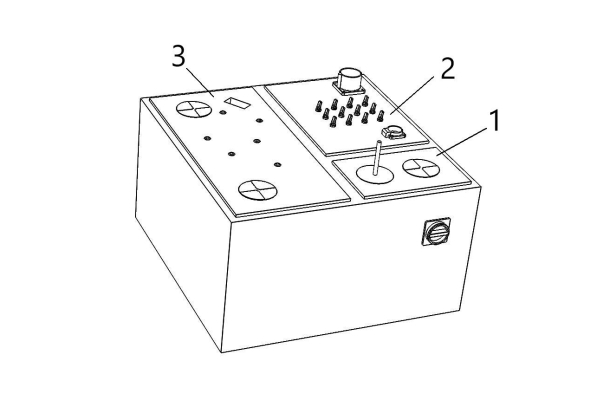
#> input picture 1-box/body/panel-prospective.jpg, 600 x 400 px
$ jupyter execute --allow-errors usefunc.ipynb
#> lines starting #> are read from the running program, lines starting #| are printed output that depends on the picture; after the words box and inside, x2 and y2 are one past the last pixel; in counts of white or black regions, pixels touching at a corner belong together
[cell 1]
import cv2
import numpy as np
#from shapeDetector import ShapeDetector
import imutils
from matplotlib import pyplot as plt

image0=cv2.imread("body/panel-prospective.jpg")
#> image0 is the input picture: shape (400, 600, 3); min 0, max 255, mean 248.9
image = cv2.cvtColor(image0, cv2.COLOR_BGR2GRAY)

color=(36,255,12)
thickness=2

[cell 2]
#FILTERING
if 1:
    image = cv2.GaussianBlur(image, (3, 3), 0)
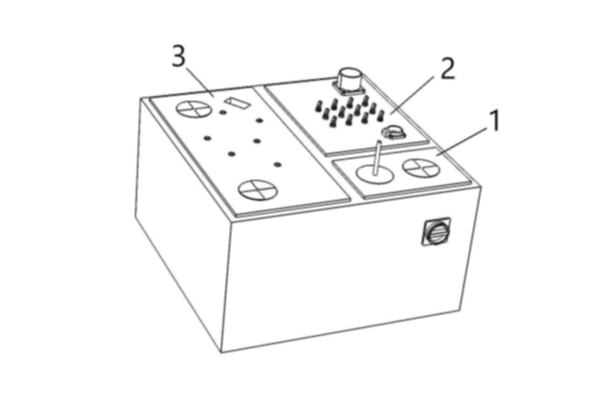
#> image: shape (400, 600); min 17, max 255, mean 248.9

[cell 3]
#BINARIZATION

if 0:
    binariz = cv2.Canny(image, 120, 255, 1)
else:
    _,binariz = cv2.threshold(image,127,255,cv2.THRESH_BINARY)
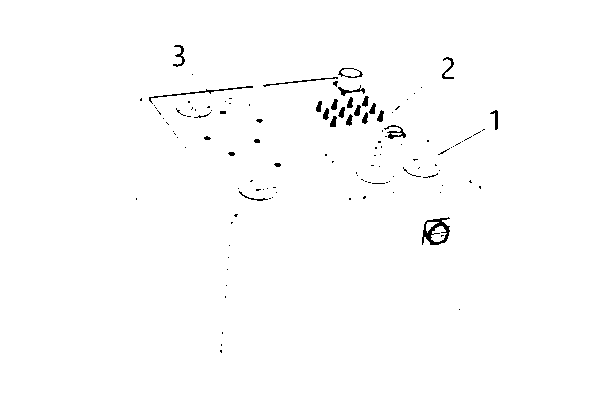
#> binariz: shape (400, 600); 99% white; 122 black regions (94 under 20 px)
    # NOT WORKING

[cell 4]
if 1:
    kernel = np.ones((30,30),np.uint8)
else:
    kernel = cv2.getStructuringElement( cv2.MORPH_RECT, ( 7, 7) )
# OPENING= DILATE+ERODE
# CLOSING= ERODE+DILATE  or was the opposite

if 0:
    image = cv2.erode(image,kernel,iterations = 10)
    image = cv2.dilate(image,kernel,iterations = 10)
else:
    imgrect = cv2.morphologyEx( image, cv2.MORPH_CLOSE, kernel )
#> imgrect: shape (400, 600); every value is 255

[cell 5]
# CONTOURS
cnts = cv2.findContours(binariz, cv2.RETR_EXTERNAL, cv2.CHAIN_APPROX_SIMPLE)
#> cnts = 1 contour; box (x1, y1, x2, y2) and area: (0, 0, 600, 400) 239001
#implement the better funtion to pick cnts wrt py version
#cnts=imutils.xyz(cnts)
cnts = cnts[0] if len(cnts) == 2 else cnts[1]
#> cnts = [[[0, 0], [0, 399], [599, 399], [599, 0]]]

[cell 6]
# CHERRYPICKING

[cell 7]
# DRAWING
if 0:
    for c in cnts:
        x,y,w,h = cv2.boundingRect(c)
        cv2.rectangle(image, (x,y), (x+w,y+h), color, thickness)
        # "WORKING"
else:
    for c in cnts:
        rect = cv2.minAreaRect(c)
        box = cv2.boxPoints(rect)
        box = np.int0(box)
        cv2.drawContours(image,[box],0,color,thickness)
#> this loop made 1 pass
#> (c, rect, box) on pass 1: ([[0, 0], [0, 399], [599, 399], [599, 0]], ((299.5, 199.5), (399, 599), -90), [[599, 399], [0, 399], [0, 0], [599, 0]])
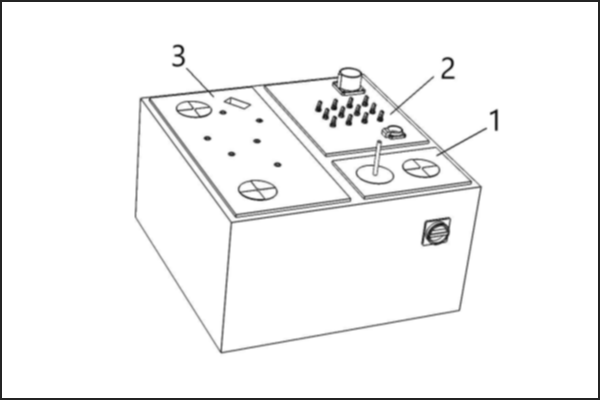
#> image: shape (400, 600); 1.66% of pixels changed, all inside (x1, y1, x2, y2) = (0, 0, 600, 400)
        # STILL I THINK NOT WORKING

plt.imshow(image)
plt.show()

[cell 8]
# taking biggest contour and minarearect
max_contour = max(cnts, key=len)
#> max_contour = [[0, 0], [0, 399], [599, 399], [599, 0]]
rect = cv2.minAreaRect(max_contour)
#if self.verifySizes(rect):
    #...
    #rect.append(...verifyed)
poly = cv2.boxPoints(rect)
#> poly = [[599, 399], [-1.22e-14, 399], [0, 0], [599, 0]]
# [5 lines of commented-out code are left out]

[cell 9]
import cv2
from matplotlib import pyplot as plt
import numpy as np

image=cv2.imread("body/panel-prospective.jpg")
#print(image.shape)
color=(36,255,12)
thickness=2

gray = cv2.cvtColor(image, cv2.COLOR_BGR2GRAY)
blurred = cv2.GaussianBlur(gray, (3, 3), 0)
if 1:
    canny = cv2.Canny(blurred, 120, 255, 1)
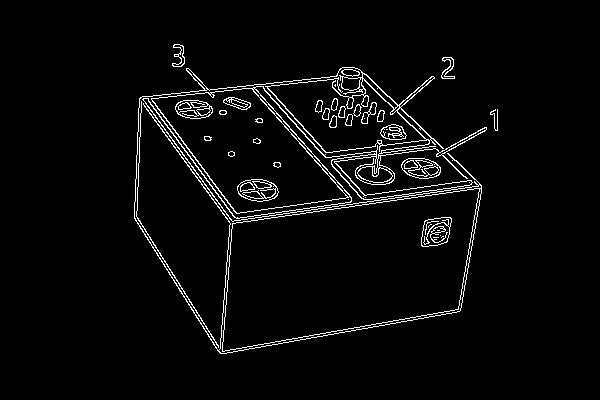
#> canny: shape (400, 600); 3.5% white in thin lines or dots, all inside (x1, y1, x2, y2) = (134, 44, 498, 354)
else:
    ret,canny = cv2.threshold(image,127,255,cv2.THRESH_BINARY)
    # NOT WORKING

cnts = cv2.findContours(canny, cv2.RETR_EXTERNAL, cv2.CHAIN_APPROX_SIMPLE)
#> cnts = 5 contours, 1 with area under 20; largest, box (x1, y1, x2, y2) and area: (134, 67, 487, 354) 71280, (401, 158, 441, 179) 616, (172, 44, 185, 67) 118, (441, 57, 455, 79) 117
cnts = cnts[0] if len(cnts) == 2 else cnts[1]
#print(cnts)
# Iterate thorugh contours and draw rectangles around contours
if 0:
    for c in cnts:
        x,y,w,h = cv2.boundingRect(c)
        cv2.rectangle(image, (x,y), (x+w,y+h), color, thickness)
        # "WORKING"
else:
    for c in cnts:
        rect = cv2.minAreaRect(c)
        box = cv2.boxPoints(rect)
        box = np.int0(box)
        cv2.drawContours(image,[box],0,color,thickness)
#> this loop made 5 passes
#> (rect, box) on passes 1 to 5: (((420.5, 168), (20, 39), -90), [[440, 178], [401, 178], [401, 158], [440, 158]]), (((493.5, 119.5), (21, 7), -90), [[497, 130], [490, 130], [490, 109], [497, 109]]), (((310.2, 209.8), (352.6, 285.3), -0.367), [[134, 353], [133, 68], [485, 66], [487, 351]]), (((447.5, 67.5), (21, 13), -90), [[454, 78], [441, 78], [441, 57], [454, 57]]), (((178, 55), (22, 12), -90), [[184, 66], [172, 66], [172, 44], [184, 44]])
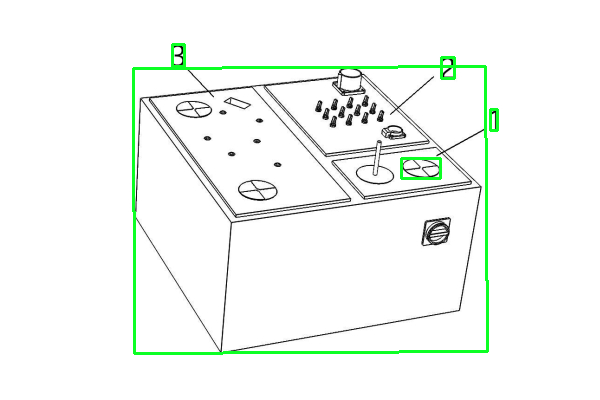
#> image: shape (400, 600, 3); 1.96% of pixels changed, all inside (x1, y1, x2, y2) = (132, 43, 499, 355)
        # STILL I THINK NOT WORKING

plt.imshow(image)
plt.show()

[cell 10]
import cv2
import numpy as np
#from shapeDetector import ShapeDetector
import imutils
from matplotlib import pyplot as plt

image=cv2.imread("body/panel-prospective.jpg")
if 1:
    kernel = np.ones((30,30),np.uint8)
else:
    kernel = cv2.getStructuringElement( cv2.MORPH_RECT, ( 7, 7) )

if 0:
    image = cv2.erode(image,kernel,iterations = 10)
    image = cv2.dilate(image,kernel,iterations = 10)
else:
    imgrect = cv2.morphologyEx( image, cv2.MORPH_CLOSE, kernel )
#> imgrect: shape (400, 600, 3); every value is 255

plt.imshow(image)
plt.show()

$ run again, with 1-box/body/box-perspective.jpg copied over 1-box/body/panel-prospective.jpg
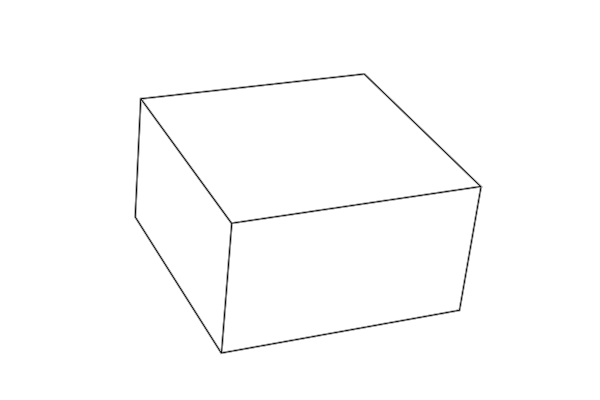
#> input picture 1-box/body/box-perspective.jpg, 600 x 400 px
#> image0 is the input picture: shape (400, 600, 3); min 0, max 255, mean 252.8
#> binariz: shape (400, 600); 99.6% white; black in thin lines or dots, all inside (x1, y1, x2, y2) = (135, 74, 481, 353)
#> `cnts = cv2.findContours(binariz, cv2.RETR_EXTERNAL, cv2.CHAIN_APPROX_S..`: cnts = 1 contour; box (x1, y1, x2, y2) and area: (0, 0, 600, 400) 239001
#> `cnts = cnts[0] if len(cnts) == 2 else cnts[1]`: cnts = [[[0, 0], [0, 399], [599, 399], [599, 0]]]
#> the loop `for c in cnts:` made 1 pass
#> (c, rect, box) on pass 1: ([[0, 0], [0, 399], [599, 399], [599, 0]], ((299.5, 199.5), (399, 599), -90), [[599, 399], [0, 399], [0, 0], [599, 0]])
#> after the loop `for c in cnts:`:
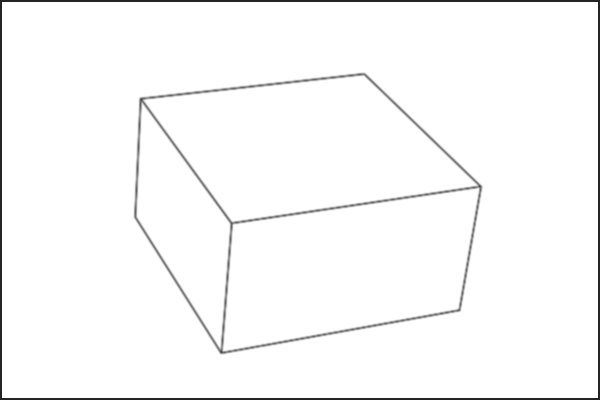
#> image: shape (400, 600); min 36, max 255, mean 249.2
#> max_contour = [[0, 0], [0, 399], [599, 399], [599, 0]]
#> poly = [[599, 399], [-1.22e-14, 399], [0, 0], [599, 0]]
#> canny: shape (400, 600); 1.4% white in thin lines or dots, all inside (x1, y1, x2, y2) = (134, 73, 482, 354)
#> `cnts = cv2.findContours(canny, cv2.RETR_EXTERNAL, cv2.CHAIN_APPROX_SIM..`: cnts = 1 contour; box (x1, y1, x2, y2) and area: (134, 73, 482, 354) 74833
#> the loop `for c in cnts:` made 1 pass
#> (rect, box) on pass 1: (((308.5, 210.9), (348.5, 264.4), -6.34), [[149, 361], [120, 98], [467, 60], [496, 323]])
#> after the loop `for c in cnts:`:
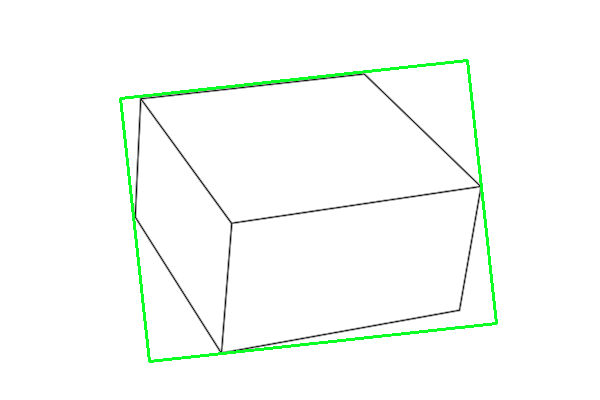
#> image: shape (400, 600, 3); 1.52% of pixels changed, all inside (x1, y1, x2, y2) = (119, 59, 498, 363)
